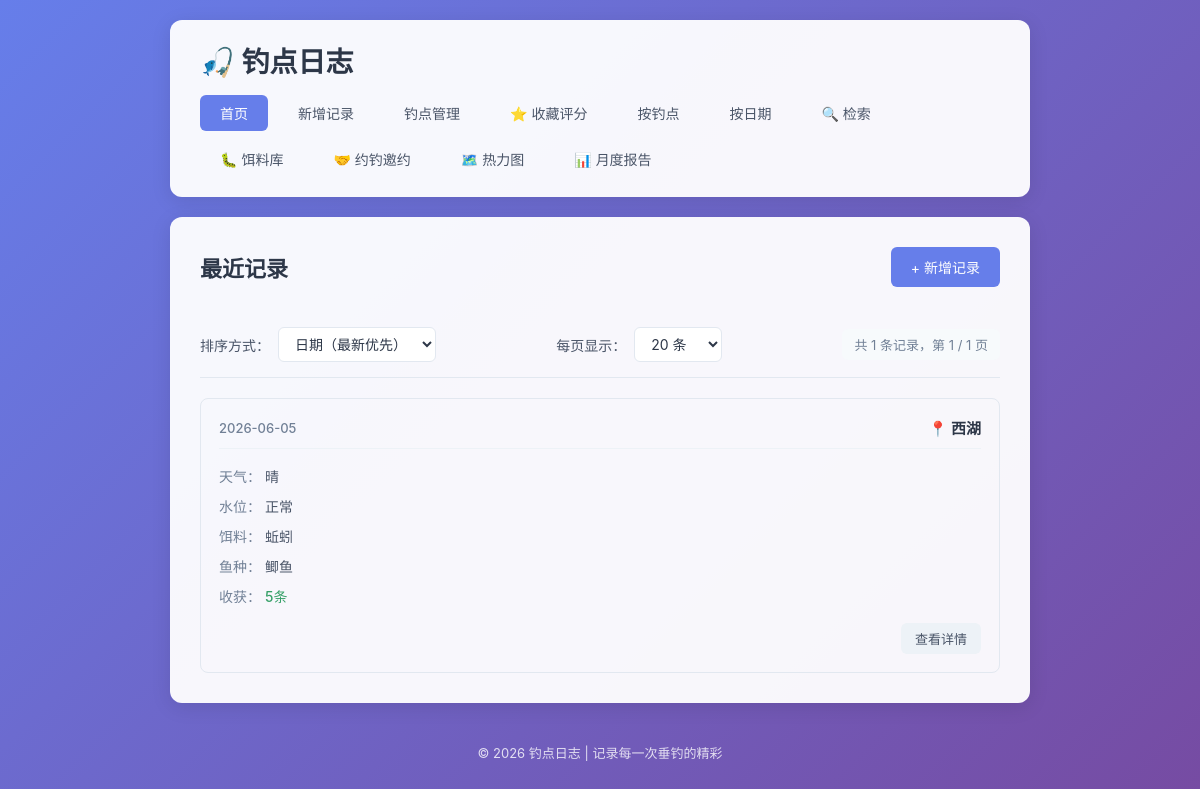
Before: / with the older database file.
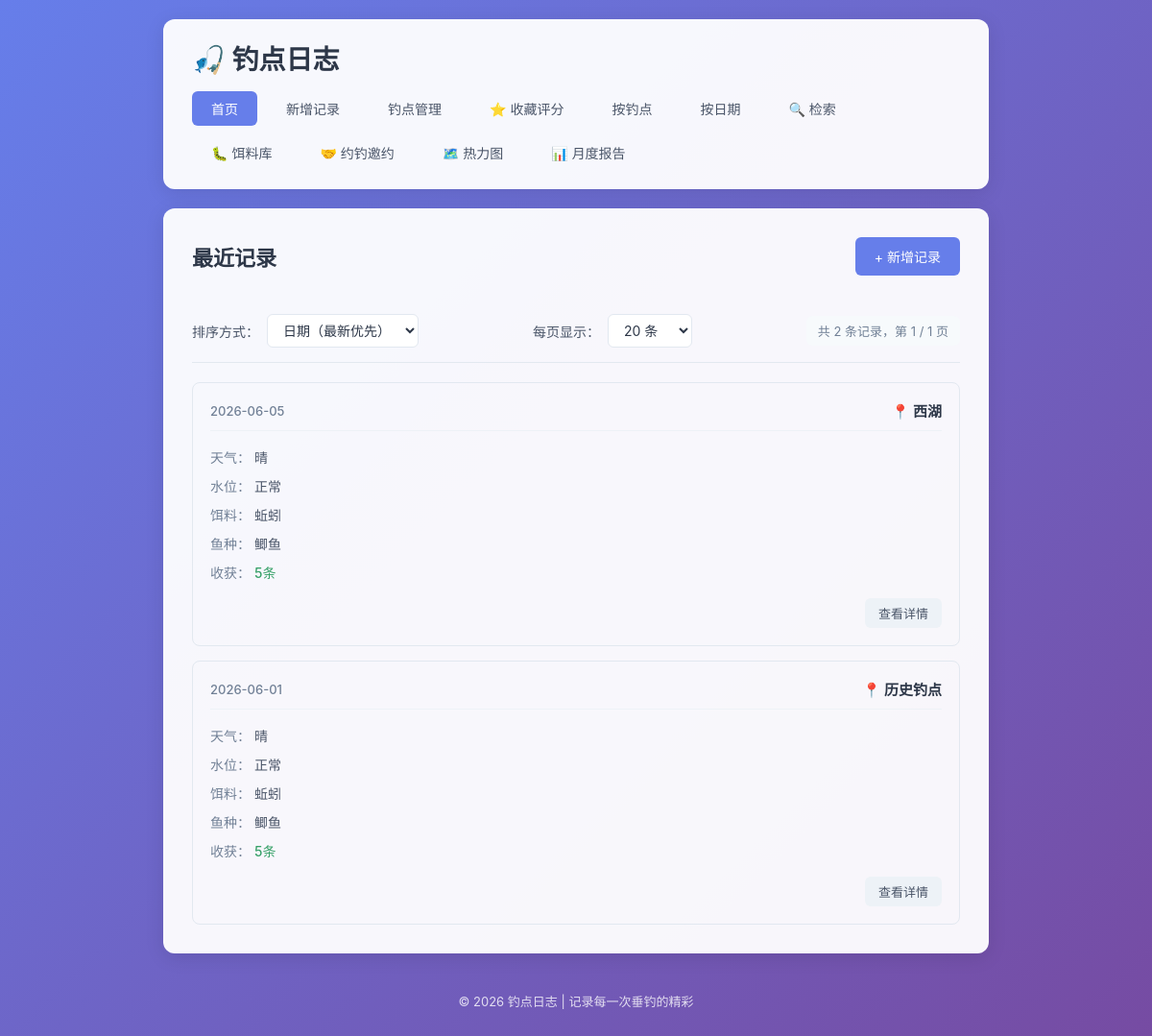
After: the same page with the newer database file.
### tables this page shows
CREATE TABLE fishing_logs (
            id INTEGER PRIMARY KEY AUTOINCREMENT,
            spot TEXT NOT NULL,
            weather TEXT NOT NULL,
            water_level TEXT NOT NULL,
            bait TEXT NOT NULL,
            fish_species TEXT NOT NULL,
            harvest TEXT NOT NULL,
            next_strategy TEXT,
            created_at DATE NOT NULL
        , temperature TEXT, humidity TEXT, wind TEXT);

### app.py (the view)
@app.route('/')
def index():
    page = request.args.get('page', 1, type=int)
    per_page = request.args.get('per_page', 20, type=int)
    sort_by = request.args.get('sort', 'date_desc')
    per_page = max(10, min(per_page, 100))
    sort_options = {
        'date_desc': ('created_at DESC, id DESC', '日期降序'),
        'date_asc': ('created_at ASC, id ASC', '日期升序'),
        'spot_desc': ('spot DESC, created_at DESC, id DESC', '钓点降序'),
        'spot_asc': ('spot ASC, created_at DESC, id DESC', '钓点升序'),
    }
    order_clause, sort_label = sort_options.get(sort_by, sort_options['date_desc'])
    conn = get_db()
    count_result = conn.execute('SELECT COUNT(*) as total FROM fishing_logs').fetchone()
    total = count_result['total']
    total_pages = max(1, (total + per_page - 1) // per_page)
    page = max(1, min(page, total_pages))
    offset = (page - 1) * per_page
    logs = conn.execute(
        f'SELECT * FROM fishing_logs ORDER BY {order_clause} LIMIT ? OFFSET ?',
        (per_page, offset)
    ).fetchall()
    conn.close()
    return render_template(
        'index.html',
        logs=logs,
        page=page,
        per_page=per_page,
        total=total,
        total_pages=total_pages,
        sort_by=sort_by,
        sort_label=sort_label
    )

### app.py (called while the page is built)
def get_db():
    conn = sqlite3.connect(DB_PATH)
    conn.row_factory = sqlite3.Row
    return conn

### templates/index.html (shortened to what this page needs)
{% extends 'base.html' %}
{% block content %}
    <div class="page-header">
        <h2>最近记录</h2>
        <a href="{{ url_for('add_log') }}" class="btn btn-primary">+ 新增记录</a>
    </div>
    {% if logs %}
        <div class="toolbar">
            <div class="sort-group">
                <label>排序方式：</label>
                <select id="sortSelect" onchange="handleSortChange()">
                    <option value="date_desc" {% if sort_by == 'date_desc' %}selected{% endif %}>日期（最新优先）</option>
                </select>
            </div>
            <div class="per-page-group">
                <label>每页显示：</label>
                <select id="perPageSelect" onchange="handlePerPageChange()">
                    <option value="20" {% if per_page == 20 %}selected{% endif %}>20 条</option>
                </select>
            </div>
            <div class="total-info">
                共 {{ total }} 条记录，第 {{ page }} / {{ total_pages }} 页
            </div>
        </div>
        <div class="log-list">
            {% for log in logs %}
                <div class="log-card">
                    <div class="log-header">
                        <span class="log-date">{{ log['created_at'] }}</span>
                        <span class="log-spot">📍 {{ log['spot'] }}</span>
                    </div>
                    <div class="log-body">
                        <div class="log-row">
                            <span class="label">天气：</span>
                            <span>{{ log['weather'] }}</span>
                        </div>
                        <div class="log-row">
                            <span class="label">水位：</span>
                            <span>{{ log['water_level'] }}</span>
                        </div>
                        <div class="log-row">
                            <span class="label">饵料：</span>
                            <span>{{ log['bait'] }}</span>
                        </div>
                        <div class="log-row">
                            <span class="label">鱼种：</span>
                            <span>{{ log['fish_species'] }}</span>
                        </div>
                        <div class="log-row">
                            <span class="label">收获：</span>
                            <span class="harvest">{{ log['harvest'] }}</span>
                        </div>
                    </div>
                    <div class="log-footer">
                        <a href="{{ url_for('log_detail', log_id=log['id'], page=page, sort=sort_by, per_page=per_page) }}" class="btn btn-small">查看详情</a>
                    </div>
                </div>
            {% endfor %}
        </div>
    {% else %}
        <div class="empty-state">
            <p>还没有任何记录，快去添加第一条吧！</p>
            <a href="{{ url_for('add_log') }}" class="btn btn-primary">+ 新增记录</a>
        </div>
    {% endif %}
{% endblock %}

Changed rows visible on the page:
added fishing_logs: created_at "2026-06-01", spot "历史钓点", weather "晴", water_level "正常", bait "蚯蚓", fish_species "鲫鱼", harvest "5条"
Other visible differences:
{{ total }}: "1" → "2"
